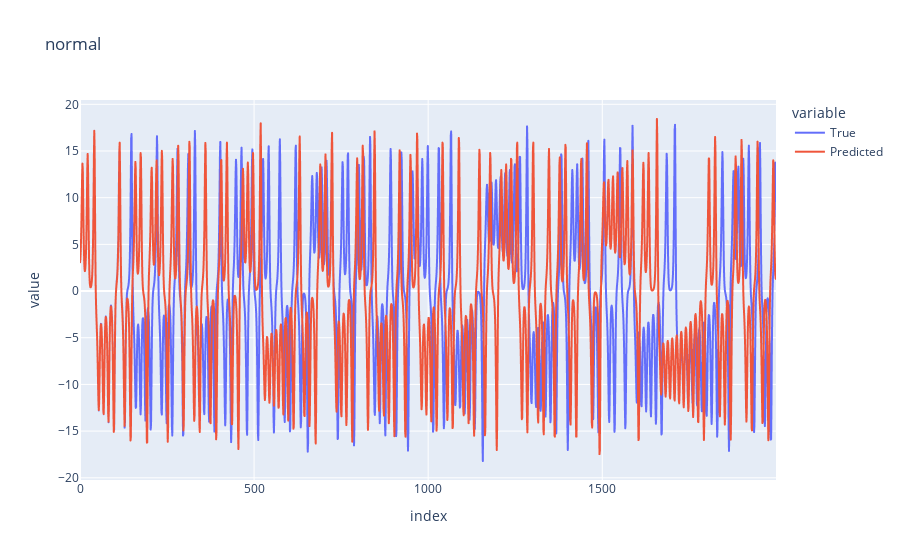

This figure's notebook cell:
### Code cell
# Plotting:
i = 0
title = "normal"
data = {"True": normal_true[:, i], "Predicted": normal_pred[:, i]}
fig = plotting.plot_multiple_1d_time_series(data, title=title)
fig.show()

### Figure 1 — Plotly figure (JSON) as saved in the notebook; plotly's stock layout.template omitted (floating-point values rounded to 4 significant figures; data arrays with more than 128 entries replaced by an {"elided": "..."} marker saying what was removed)
{"data": [{"hovertemplate": "variable=True<br>index=%{x}<br>value=%{y}<extra></extra>", "legendgroup": "True", "line": {"color": "#636efa", "dash": "solid"}, "marker": {"symbol": "circle"}, "mode": "lines", "name": "True", "showlegend": true, "type": "scattergl", "x": {"elided": "2000 int values"}, "xaxis": "x", "y": {"elided": "2000 float values"}, "yaxis": "y"}, {"hovertemplate": "variable=Predicted<br>index=%{x}<br>value=%{y}<extra></extra>", "legendgroup": "Predicted", "line": {"color": "#EF553B", "dash": "solid"}, "marker": {"symbol": "circle"}, "mode": "lines", "name": "Predicted", "showlegend": true, "type": "scattergl", "x": {"elided": "2000 int values"}, "xaxis": "x", "y": {"elided": "2000 float values"}, "yaxis": "y"}], "layout": {"legend": {"title": {"text": "variable"}, "tracegroupgap": 0}, "title": {"text": "normal"}, "xaxis": {"anchor": "y", "domain": [0.0, 1.0], "title": {"text": "index"}}, "yaxis": {"anchor": "x", "domain": [0.0, 1.0], "title": {"text": "value"}}}}
